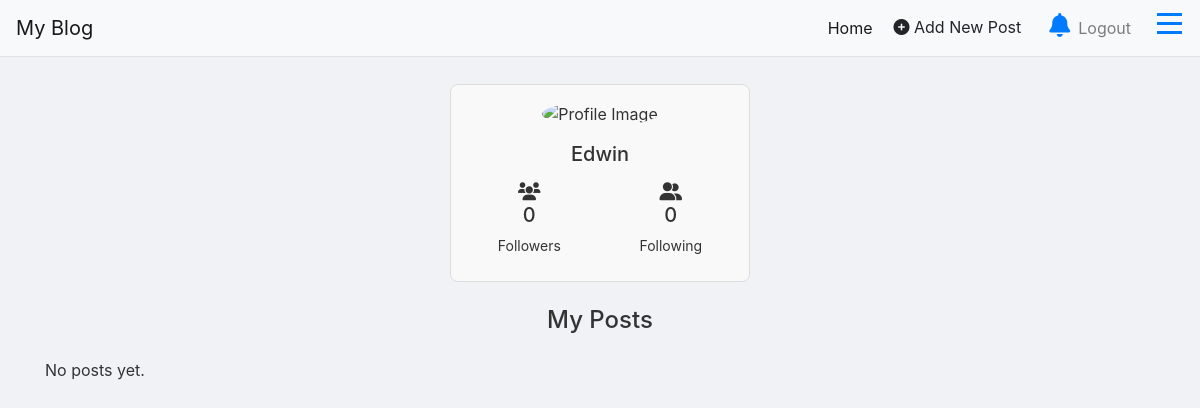
Before: /myprofile (signed in) with the older database file.
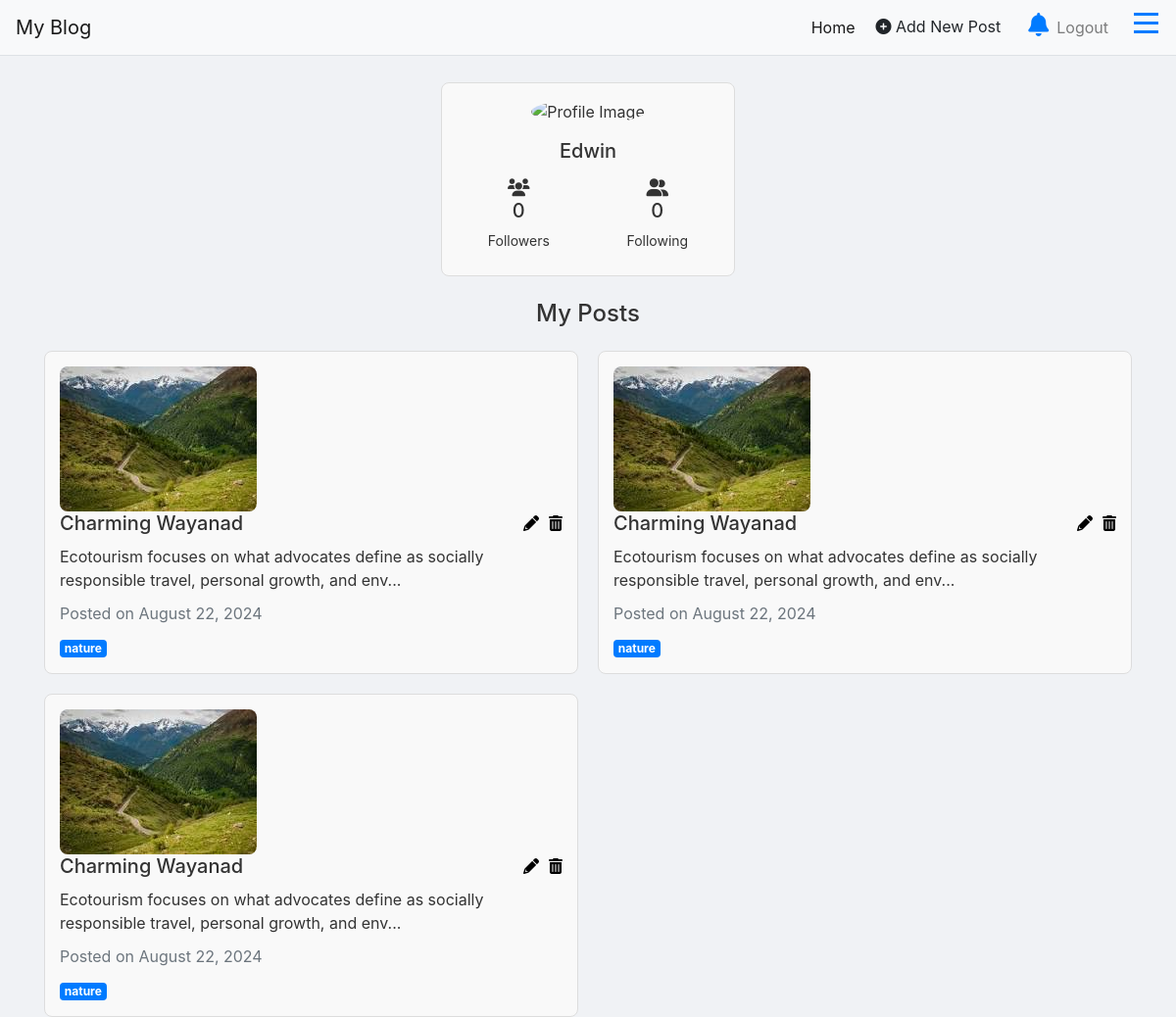
After: the same page with the newer database file.
### blog/models.py (models this page shows, shortened)
class User(AbstractUser):
    phone_number = models.CharField(max_length=10, null=True, blank=True)
    bio = models.TextField(blank=True)

class Post(models.Model):
    title = models.CharField(max_length=100)
    content = models.TextField()
    author = models.ForeignKey(User, on_delete=models.CASCADE)
    tag=models.CharField(max_length=50,blank=True, null=True)
    image = models.ImageField(upload_to='post_images/', blank=True, null=True)  # New image field
    created_at = models.DateTimeField(auto_now_add=True)
    updated_at = models.DateTimeField(auto_now=True)
    is_available = models.BooleanField(default=True)

### blog/views.py (the view)
# urls.py: path('myprofile', views.myprofile, name='myprofile'),
@login_required
def myprofile(request):
    user = request.user
    posts = Post.objects.filter(author=user,is_available=True).order_by('-created_at')
    posts_with_tags = []
    for post in posts:
        post_tags = post.tag.split(",") if post.tag else []
        posts_with_tags.append({
            'post': post,
            'tags': post_tags
        })
    followers_count = 0  # Replace with actual count if you have a followers model
    following_count = 0  # Replace with actual count if you have a following model
    context = {
        'user': user,
        'posts_with_tags': posts_with_tags,
        'followers_count': followers_count,
        'following_count': following_count,
    }
    return render(request, 'myprofile.html', context)

### templates/myprofile.html (shortened to what this page needs)
{% extends "layout/base.html" %}
{% load static %}
{% block extra_css %}
<link rel="stylesheet" href="https://cdnjs.cloudflare.com/ajax/libs/font-awesome/6.0.0-beta3/css/all.min.css">
{% endblock %}
{% block content %}
<div class="container mt-4">
    <div class="row">
        <div class="col-md-12">
            <div class="profile-card mb-4">
                <div class="text-center">
                    <div class="profile-img">
                        <img src="{% if user.profile.image %}{{ user.profile.image.url }}{% else %}{% static 'default-avatar.png' %}{% endif %}" alt="Profile Image" class="img-fluid rounded-circle" style="width: 150px; height: 150px; object-fit: cover;">
                    </div>
                    <h3 class="mt-3">{{ user.username }}</h3>
                    <div class="d-flex justify-content-around mt-3">
                        <div>
                            <i class="fas fa-users"></i>
                            <h5>{{ followers_count }}</h5>
                            <p>Followers</p>
                        </div>
                        <div>
                            <i class="fas fa-user-friends"></i>
                            <h5>{{ following_count }}</h5>
                            <p>Following</p>
                        </div>
                    </div>
                </div>
            </div>
        </div>
    </div>
    <div class="row">
        <div class="col-md-12">
            <h4 class="mb-4" style="text-align: center;">My Posts</h4>
            <div class="post-list">
                {% for post_with_tags in posts_with_tags %}
                <div class="post-card">
                    {% if post_with_tags.post.image %}
                    <img src="{{ post_with_tags.post.image.url }}" alt="Post Image">
                    {% endif %}
                    <h5>{{ post_with_tags.post.title }}
                        <span class="post-actions">
                            <a href="{% url 'edit_post' post_with_tags.post.id %}" class="edit-icon" title="Edit">
                                <i class="fas fa-pencil-alt"></i>
                            </a>
                            <a href="{% url 'delete_post' post_with_tags.post.id %}" class="delete-icon" title="Delete" onclick="return confirm('Are you sure you want to delete this post?');">
                                <i class="fas fa-trash-alt"></i>
                            </a>
                        </span>
                    </h5>
                    <p>{{ post_with_tags.post.content|slice:":100" }}{% if post_with_tags.post.content|length > 100 %}...{% endif %}</p>
                    <p class="text-muted">Posted on {{ post_with_tags.post.created_at|date:"F j, Y" }}</p>
                    <div class="tags">
                        {% for tag in post_with_tags.tags %}
                        <span class="badge badge-primary">{{ tag }}</span>
                        {% endfor %}
                    </div>
                </div>
                {% empty %}
                <p>No posts yet.</p>
                {% endfor %}
            </div>
        </div>
    </div>
</div>
{% endblock %}

### templates/layout/base.html (shortened to what this page needs)
{% load static %}
<!DOCTYPE html>
<html lang="en">
<head>
    <link rel="stylesheet" href="https://stackpath.bootstrapcdn.com/bootstrap/4.5.2/css/bootstrap.min.css">
    <link rel="stylesheet" href="https://cdnjs.cloudflare.com/ajax/libs/font-awesome/5.15.4/css/all.min.css">
    {% block extra_css %}
    {% endblock %}
</head>
<body>
    {% include "layout/header.html" %}
    {% block content %}
    {% endblock %}
</body>
</body>
</html>

### templates/layout/header.html (shortened to what this page needs)
{% load static %}
<nav class="navbar navbar-expand-lg navbar-light bg-light">
    <a class="navbar-brand" href="#">My Blog</a>
    <div class="collapse navbar-collapse">
        <ul class="navbar-nav ml-auto">
            <li class="nav-item active">
                <a class="nav-link" href="{% url 'user' %}">Home</a>
            </li>
            <li class="nav-item">
                <a href="{% url 'addpost' %}" class="btn add-post-btn">
                    <i class="fas fa-plus-circle"></i> Add New Post
                </a>
            </li>
            <li class="nav-item">
                <span class="notification-icon" aria-label="Notifications">
                    <i class="fas fa-bell"></i>
                </span>
            </li>
            <li class="nav-item">
                <a class="nav-link" href="{% url 'logout' %}">Logout</a>
            </li>
            <li class="nav-item">
                <button class="menu-toggle" type="button" aria-label="Toggle sidebar">
                    <span class="bar"></span>
                    <span class="bar"></span>
                    <span class="bar"></span>
                </button>
            </li>
        </ul>
    </div>
</nav>

### templates/layout/base.html (style rules this page uses)
body { background-color: #f0f2f5; color: #333; padding-top: 60px; }
.navbar { margin-bottom: 20px; position: fixed; width: 100%; top: 0; z-index: 1030; background-color: #ffffff; border-bottom: 1px solid #dee2e6; }
.navbar-nav { margin-left: auto; }
.menu-toggle { cursor: pointer; font-size: 1.5rem; display: flex; flex-direction: column; justify-content: center; align-items: center; width: 30px; height: 30px; background: transparent; border: none; margin-left: 15px; }
.menu-toggle .bar { display: block; width: 25px; height: 3px; background-color: #007bff; margin: 3px 0; }
.notification-icon { cursor: pointer; font-size: 1.5rem; color: #007bff; margin-left: 15px; }

### templates/myprofile.html (style rules this page uses)
.profile-card { border: 1px solid #ddd; padding: 15px; border-radius: 8px; background-color: #f9f9f9; margin-bottom: 20px; max-width: 300px; margin: 0 auto; }
.profile-card h3 { margin-top: 10px; font-size: 20px; }
.profile-card p { font-size: 14px; margin-bottom: 10px; }
.profile-card img { width: 100px; height: 100px; object-fit: cover; }
.profile-card .d-flex { gap: 15px; }
.profile-card .d-flex div { font-size: 14px; }
.profile-card .d-flex i { font-size: 18px; }
.post-list { display: flex; flex-wrap: wrap; gap: 20px; justify-content: space-between; }
.post-card { border: 1px solid #ddd; padding: 15px; border-radius: 8px; background-color: #f9f9f9; width: calc(50% - 10px); }
.post-card img { max-width: 100%; height: auto; border-radius: 8px; max-height: 200px; object-fit: cover; }
.post-card h5 { margin-top: 0; display: flex; justify-content: space-between; align-items: center; }
.post-card p { margin: 10px 0; }
.edit-icon, .delete-icon { color: #000; text-decoration: none; font-size: 16px; }
.post-actions { display: flex; gap: 10px; }

Changed rows visible on the page:
added Post: post.image (picture), post "Charming Wayanad", post.content "Ecotourism focuses on what advocates define as socially responsible travel, personal growth, and env", post.created_at "August 22, 2024", tags "nature"
added Post: post.image (picture), post "Charming Wayanad", post.content "Ecotourism focuses on what advocates define as socially responsible travel, personal growth, and env", post.created_at "August 22, 2024", tags "nature"
added Post: post.image (picture), post "Charming Wayanad", post.content "Ecotourism focuses on what advocates define as socially responsible travel, personal growth, and env", post.created_at "August 22, 2024", tags "nature"
Other visible differences:
text no longer shown: "No posts yet."
